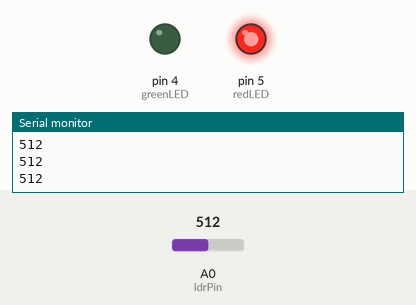
Recording of a sketch running on a simulated Arduino Uno, built with avr-gcc and run on an emulated ATmega328P. Shown: output pins drawn as LEDs (lit = HIGH), the last lines printed to the serial monitor. Inputs (shaded band) come from the test bench; at power-on: A0 (ldrPin) = 512.

Above: at 1.2 s.
1.3 s: A0 (ldrPin) set to 410
2.8 s: A0 (ldrPin) set to 389
At 3.6 s:
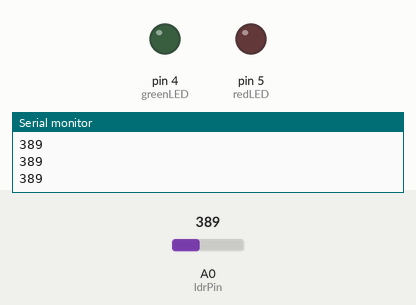
4.3 s: A0 (ldrPin) set to 710
At 5.0 s:
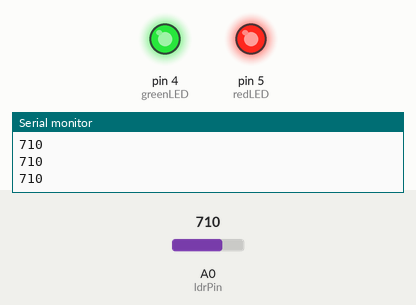
5.8 s: A0 (ldrPin) set to 682
At 6.5 s:
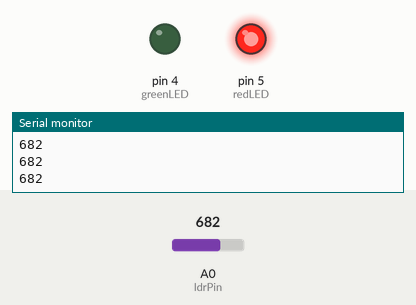
7.3 s: A0 (ldrPin) set to 711
At 8.0 s:
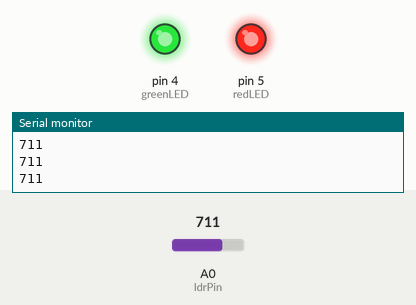
Timing chart, 0 to 9.8 s (numbered marks = the images above; inputs shaded):
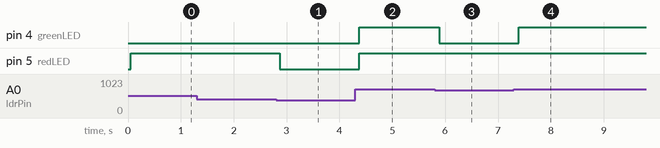

Measured:
- the behaviour switches between 401 and 400 on A0 (ldrPin) (found by bisection; images 0 and 1)
- the behaviour switches between 701 and 700 on A0 (ldrPin) (found by bisection; images 2 and 3)
- after the input at 2.8 s, pin 5 (redLED): HIGH → LOW after 0.07 s
- after the input at 4.3 s, pin 4 (greenLED), pin 5 (redLED): LOW → HIGH after 0.08 s
- after the input at 5.8 s, pin 4 (greenLED): HIGH → LOW after 0.08 s
- after the input at 7.3 s, pin 4 (greenLED): LOW → HIGH after 0.09 s

The sketch:

ldrled.ino
```cpp
int ldrPin = A0;
int analogValue = 0;
int redLED = 5;
int greenLED = 4;
void setup() {
Serial.begin(9600);
pinMode(greenLED, OUTPUT);
pinMode(redLED, OUTPUT);
}

void loop() {
analogValue = analogRead(ldrPin);
Serial.println(analogValue);
delay(50);
if(analogValue>=100&&analogValue<=400){
  digitalWrite(greenLED, LOW);
  digitalWrite(redLED, LOW);
}
else if(analogValue>=401&&analogValue<=700){
  digitalWrite(greenLED, LOW);
  digitalWrite(redLED, HIGH);
}
else if(analogValue>=701&&analogValue<=1024){
  digitalWrite(greenLED, HIGH);
  digitalWrite(redLED, HIGH);
}
}
```
